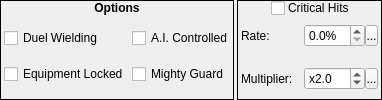
       <widget class="QWidget" name="widget_17" native="true">
        <layout class="QHBoxLayout" name="horizontalLayout_25">
         <property name="spacing">
          <number>3</number>
         </property>
         <property name="margin">
          <number>0</number>
         </property>
         <item>
          <widget class="QFrame" name="frame_40">
           <property name="frameShape">
            <enum>QFrame::Box</enum>
           </property>
           <property name="frameShadow">
            <enum>QFrame::Plain</enum>
           </property>
           <layout class="QVBoxLayout" name="verticalLayout_109">
            <property name="spacing">
             <number>0</number>
            </property>
            <property name="margin">
             <number>0</number>
            </property>
            <item>
             <widget class="QLabel" name="label_101">
              <property name="sizePolicy">
               <sizepolicy hsizetype="Preferred" vsizetype="Fixed">
                <horstretch>0</horstretch>
                <verstretch>0</verstretch>
               </sizepolicy>
              </property>
              <property name="font">
               <font>
                <weight>75</weight>
                <bold>true</bold>
               </font>
              </property>
              <property name="text">
               <string>Options</string>
              </property>
              <property name="alignment">
               <set>Qt::AlignCenter</set>
              </property>
             </widget>
            </item>
            <item>
             <widget class="QWidget" name="widget_53" native="true">
              <layout class="QHBoxLayout" name="horizontalLayout_31">
               <property name="spacing">
                <number>3</number>
               </property>
               <property name="leftMargin">
                <number>3</number>
               </property>
               <property name="topMargin">
                <number>0</number>
               </property>
               <property name="rightMargin">
                <number>0</number>
               </property>
               <property name="bottomMargin">
                <number>0</number>
               </property>
               <item>
                <widget class="QWidget" name="widget_15" native="true">
                 <layout class="QVBoxLayout" name="verticalLayout_118">
                  <property name="spacing">
                   <number>3</number>
                  </property>
                  <property name="margin">
                   <number>0</number>
                  </property>
                  <item>
                   <widget class="QCheckBox" name="cbDuelWielding">
                    <property name="text">
                     <string>Duel Wielding</string>
                    </property>
                   </widget>
                  </item>
                  <item>
                   <widget class="QCheckBox" name="cbEquipmentLocked">
                    <property name="text">
                     <string>Equipment Locked</string>
                    </property>
                   </widget>
                  </item>
                 </layout>
                </widget>
               </item>
               <item>
                <widget class="QWidget" name="widget_16" native="true">
                 <layout class="QVBoxLayout" name="verticalLayout_110">
                  <property name="spacing">
                   <number>3</number>
                  </property>
                  <property name="margin">
                   <number>0</number>
                  </property>
                  <item>
                   <widget class="QCheckBox" name="cbAIControlled">
                    <property name="text">
                     <string>A.I. Controlled</string>
                    </property>
                   </widget>
                  </item>
                  <item>
                   <widget class="QCheckBox" name="cbMightyGuard">
                    <property name="text">
                     <string>Mighty Guard</string>
                    </property>
                   </widget>
                  </item>
                 </layout>
                </widget>
               </item>
              </layout>
             </widget>
            </item>
           </layout>
          </widget>
         </item>
         <item>
          <widget class="QFrame" name="frame_51">
           <property name="sizePolicy">
            <sizepolicy hsizetype="Fixed" vsizetype="Preferred">
             <horstretch>0</horstretch>
             <verstretch>0</verstretch>
            </sizepolicy>
           </property>
           <property name="frameShape">
            <enum>QFrame::Box</enum>
           </property>
           <property name="frameShadow">
            <enum>QFrame::Plain</enum>
           </property>
           <layout class="QVBoxLayout" name="verticalLayout_115">
            <property name="spacing">
             <number>0</number>
            </property>
            <property name="margin">
             <number>0</number>
            </property>
            <item>
             <widget class="QWidget" name="widget" native="true">
              <property name="sizePolicy">
               <sizepolicy hsizetype="Preferred" vsizetype="Fixed">
                <horstretch>0</horstretch>
                <verstretch>0</verstretch>
               </sizepolicy>
              </property>
              <property name="styleSheet">
               <string notr="true">.QWidget
{
	border-width: 1px;
	border-style: solid;
	border-color: palette(window-text);
	background-color: palette(window-text);
}

.QWidget&gt;QLabel
{
	border-width: 0px;
	background-color: palette(window-text);
	color: palette(window);
	font-weight: bold;
}</string>
              </property>
              <layout class="QHBoxLayout" name="horizontalLayout_3">
               <property name="spacing">
                <number>3</number>
               </property>
               <property name="margin">
                <number>0</number>
               </property>
               <item>
                <spacer name="horizontalSpacer_5">
                 <property name="orientation">
                  <enum>Qt::Horizontal</enum>
                 </property>
                 <property name="sizeHint" stdset="0">
                  <size>
                   <width>10</width>
                   <height>15</height>
                  </size>
                 </property>
                </spacer>
               </item>
               <item>
                <widget class="QCheckBox" name="cbCriticalHits">
                 <property name="sizePolicy">
                  <sizepolicy hsizetype="Fixed" vsizetype="Fixed">
                   <horstretch>0</horstretch>
                   <verstretch>0</verstretch>
                  </sizepolicy>
                 </property>
                 <property name="text">
                  <string/>
                 </property>
                </widget>
               </item>
               <item>
                <widget class="QLabel" name="label_2">
                 <property name="sizePolicy">
                  <sizepolicy hsizetype="Fixed" vsizetype="Fixed">
                   <horstretch>0</horstretch>
                   <verstretch>0</verstretch>
                  </sizepolicy>
                 </property>
                 <property name="text">
                  <string>Critical Hits</string>
                 </property>
                </widget>
               </item>
               <item>
                <spacer name="horizontalSpacer_6">
                 <property name="orientation">
                  <enum>Qt::Horizontal</enum>
                 </property>
                 <property name="sizeHint" stdset="0">
                  <size>
                   <width>10</width>
                   <height>15</height>
                  </size>
                 </property>
                </spacer>
               </item>
              </layout>
             </widget>
            </item>
            <item>
             <widget class="QWidget" name="wCriticalHits" native="true">
              <layout class="QVBoxLayout" name="verticalLayout_116">
               <property name="spacing">
                <number>3</number>
               </property>
               <property name="leftMargin">
                <number>3</number>
               </property>
               <property name="topMargin">
                <number>0</number>
               </property>
               <property name="rightMargin">
                <number>3</number>
               </property>
               <property name="bottomMargin">
                <number>0</number>
               </property>
               <item>
                <widget class="QWidget" name="widget_13" native="true">
                 <layout class="QHBoxLayout" name="horizontalLayout_22">
                  <property name="spacing">
                   <number>3</number>
                  </property>
                  <property name="margin">
                   <number>0</number>
                  </property>
                  <item>
                   <widget class="QLabel" name="label_105">
                    <property name="sizePolicy">
                     <sizepolicy hsizetype="Fixed" vsizetype="Fixed">
                      <horstretch>0</horstretch>
                      <verstretch>0</verstretch>
                     </sizepolicy>
                    </property>
                    <property name="minimumSize">
                     <size>
                      <width>60</width>
                      <height>0</height>
                     </size>
                    </property>
                    <property name="maximumSize">
                     <size>
                      <width>60</width>
                      <height>16777215</height>
                     </size>
                    </property>
                    <property name="text">
                     <string>Rate:</string>
                    </property>
                   </widget>
                  </item>
                  <item>
                   <widget class="QWidget" name="widget_80" native="true">
                    <property name="sizePolicy">
                     <sizepolicy hsizetype="Fixed" vsizetype="Fixed">
                      <horstretch>0</horstretch>
                      <verstretch>0</verstretch>
                     </sizepolicy>
                    </property>
                    <layout class="QHBoxLayout" name="horizontalLayout_50">
                     <property name="spacing">
                      <number>0</number>
                     </property>
                     <property name="margin">
                      <number>0</number>
                     </property>
                     <item>
                      <widget class="QDoubleSpinBox" name="dsbCriticalHitRate">
                       <property name="sizePolicy">
                        <sizepolicy hsizetype="Fixed" vsizetype="Fixed">
                         <horstretch>0</horstretch>
                         <verstretch>0</verstretch>
                        </sizepolicy>
                       </property>
                       <property name="minimumSize">
                        <size>
                         <width>61</width>
                         <height>0</height>
                        </size>
                       </property>
                       <property name="maximumSize">
                        <size>
                         <width>61</width>
                         <height>16777215</height>
                        </size>
                       </property>
                       <property name="suffix">
                        <string>%</string>
                       </property>
                       <property name="decimals">
                        <number>1</number>
                       </property>
                       <property name="singleStep">
                        <double>0.100000000000000</double>
                       </property>
                      </widget>
                     </item>
                     <item>
                      <widget class="SpinBoxSideButton" name="bCriticalHitRateSpinButton">
                       <property name="minimumSize">
                        <size>
                         <width>13</width>
                         <height>21</height>
                        </size>
                       </property>
                       <property name="maximumSize">
                        <size>
                         <width>13</width>
                         <height>21</height>
                        </size>
                       </property>
                       <property name="text">
                        <string>...</string>
                       </property>
                       <property name="icon">
                        <iconset resource="gui_icons.qrc">
                         <normaloff>:/icons/spinBoxSideButton.png</normaloff>:/icons/spinBoxSideButton.png</iconset>
                       </property>
                       <property name="iconSize">
                        <size>
                         <width>8</width>
                         <height>16</height>
                        </size>
                       </property>
                      </widget>
                     </item>
                    </layout>
                   </widget>
                  </item>
                 </layout>
                </widget>
               </item>
               <item>
                <widget class="QWidget" name="widget_14" native="true">
                 <layout class="QHBoxLayout" name="horizontalLayout_23">
                  <property name="spacing">
                   <number>3</number>
                  </property>
                  <property name="margin">
                   <number>0</number>
                  </property>
                  <item>
                   <widget class="QLabel" name="label_106">
                    <property name="sizePolicy">
                     <sizepolicy hsizetype="Fixed" vsizetype="Preferred">
                      <horstretch>0</horstretch>
                      <verstretch>0</verstretch>
                     </sizepolicy>
                    </property>
                    <property name="minimumSize">
                     <size>
                      <width>60</width>
                      <height>0</height>
                     </size>
                    </property>
                    <property name="maximumSize">
                     <size>
                      <width>60</width>
                      <height>16777215</height>
                     </size>
                    </property>
                    <property name="text">
                     <string>Multiplier:</string>
                    </property>
                   </widget>
                  </item>
                  <item>
                   <widget class="QWidget" name="widget_81" native="true">
                    <property name="sizePolicy">
                     <sizepolicy hsizetype="Fixed" vsizetype="Fixed">
                      <horstretch>0</horstretch>
                      <verstretch>0</verstretch>
                     </sizepolicy>
                    </property>
                    <layout class="QHBoxLayout" name="horizontalLayout_51">
                     <property name="spacing">
                      <number>0</number>
                     </property>
                     <property name="margin">
                      <number>0</number>
                     </property>
                     <item>
                      <widget class="QDoubleSpinBox" name="dsbCriticalHitMultiplier">
                       <property name="sizePolicy">
                        <sizepolicy hsizetype="Fixed" vsizetype="Fixed">
                         <horstretch>0</horstretch>
                         <verstretch>0</verstretch>
                        </sizepolicy>
                       </property>
                       <property name="minimumSize">
                        <size>
                         <width>61</width>
                         <height>0</height>
                        </size>
                       </property>
                       <property name="maximumSize">
                        <size>
                         <width>61</width>
                         <height>16777215</height>
                        </size>
                       </property>
                       <property name="prefix">
                        <string>x</string>
                       </property>
                       <property name="decimals">
                        <number>1</number>
                       </property>
                       <property name="maximum">
                        <double>5.000000000000000</double>
                       </property>
                       <property name="singleStep">
                        <double>0.100000000000000</double>
                       </property>
                       <property name="value">
                        <double>2.000000000000000</double>
                       </property>
                      </widget>
                     </item>
                     <item>
                      <widget class="SpinBoxSideButton" name="bCriticalHitMultiplierSpinButton">
                       <property name="minimumSize">
                        <size>
                         <width>13</width>
                         <height>21</height>
                        </size>
                       </property>
                       <property name="maximumSize">
                        <size>
                         <width>13</width>
                         <height>21</height>
                        </size>
                       </property>
                       <property name="text">
                        <string>...</string>
                       </property>
                       <property name="icon">
                        <iconset resource="gui_icons.qrc">
                         <normaloff>:/icons/spinBoxSideButton.png</normaloff>:/icons/spinBoxSideButton.png</iconset>
                       </property>
                       <property name="iconSize">
                        <size>
                         <width>8</width>
                         <height>16</height>
                        </size>
                       </property>
                      </widget>
                     </item>
                    </layout>
                   </widget>
                  </item>
                 </layout>
                </widget>
               </item>
              </layout>
             </widget>
            </item>
           </layout>
          </widget>
         </item>
        </layout>
       </widget>
